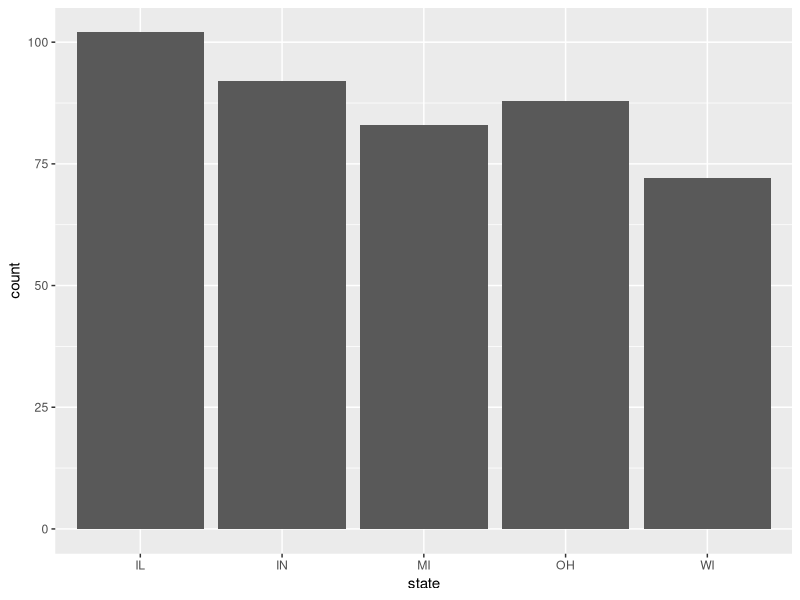
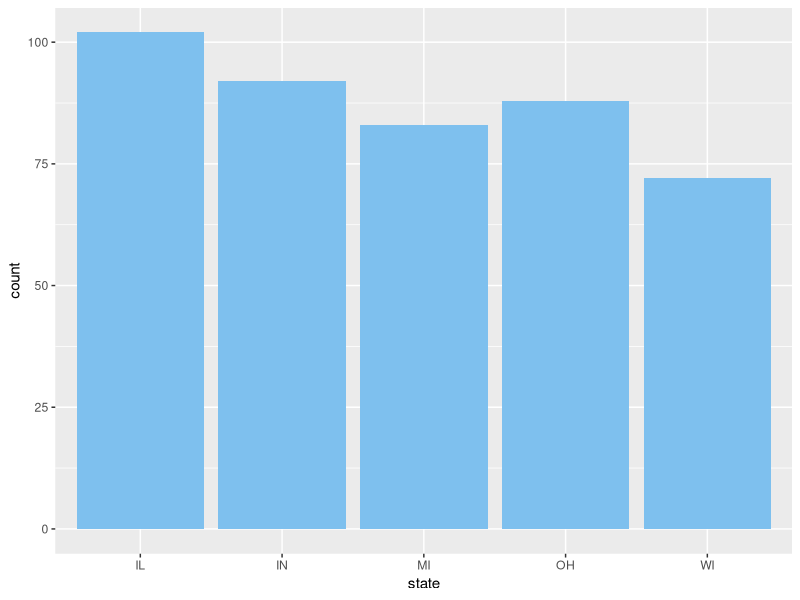
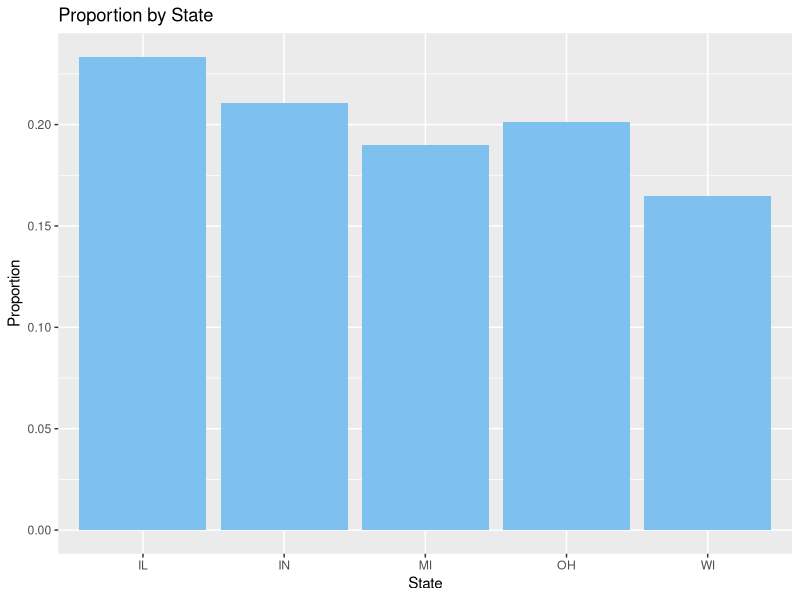
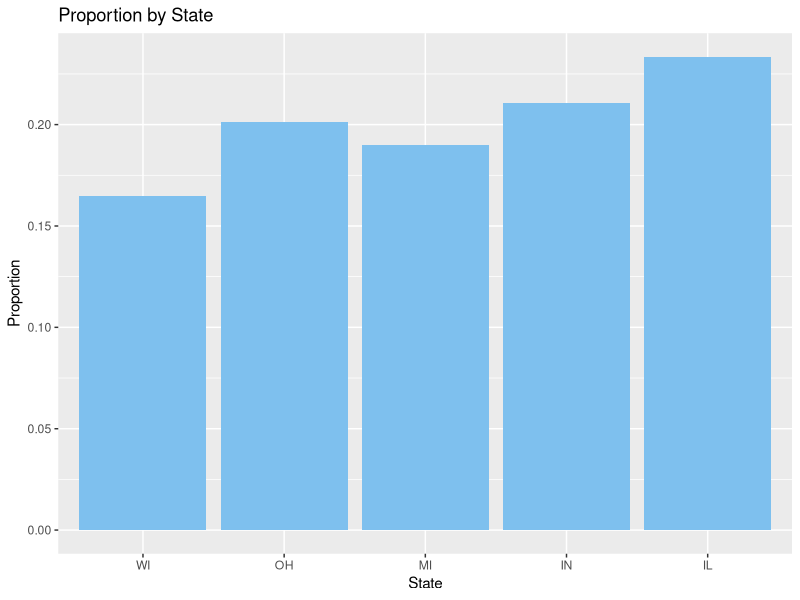
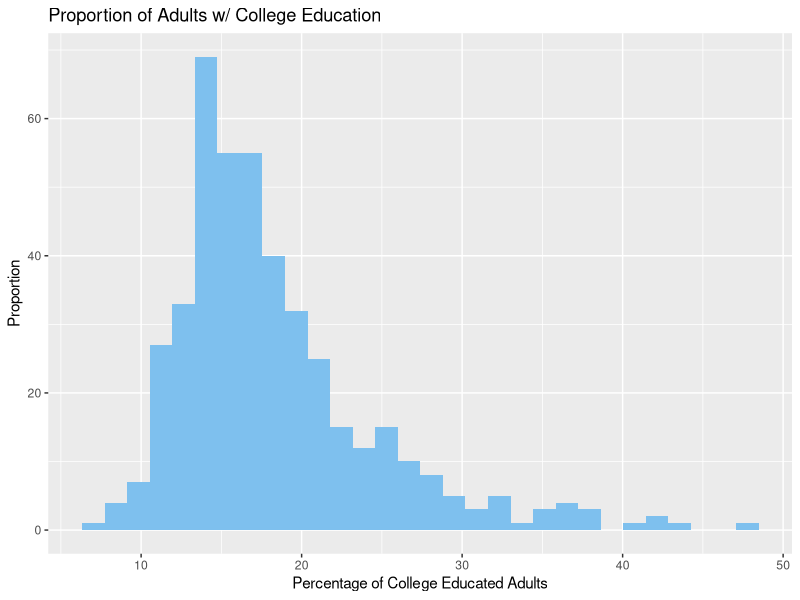
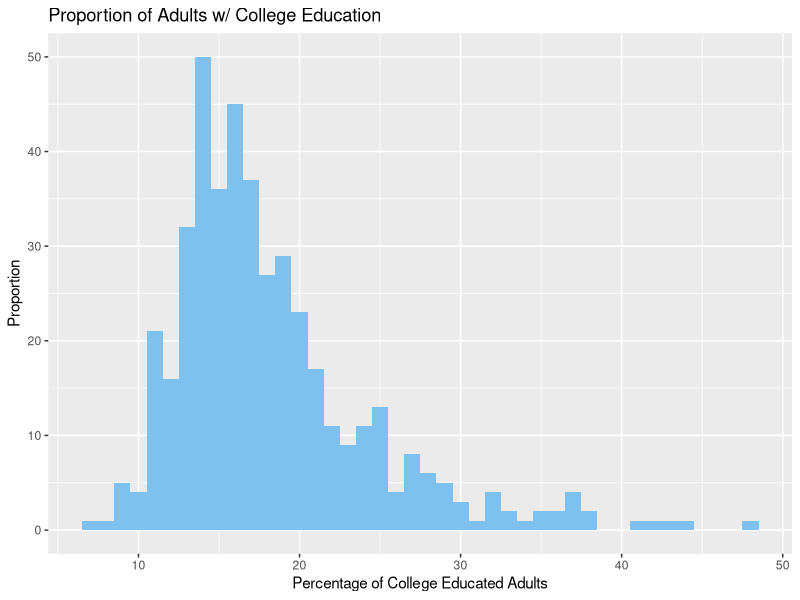
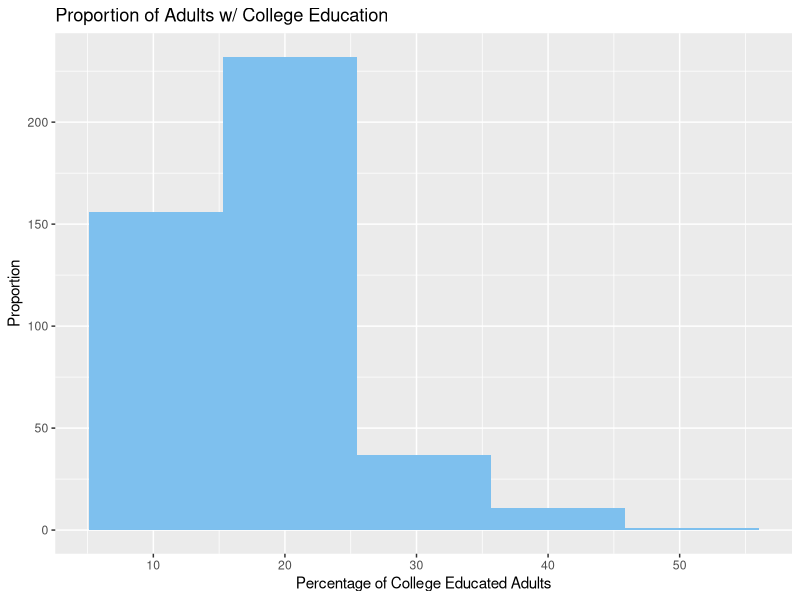
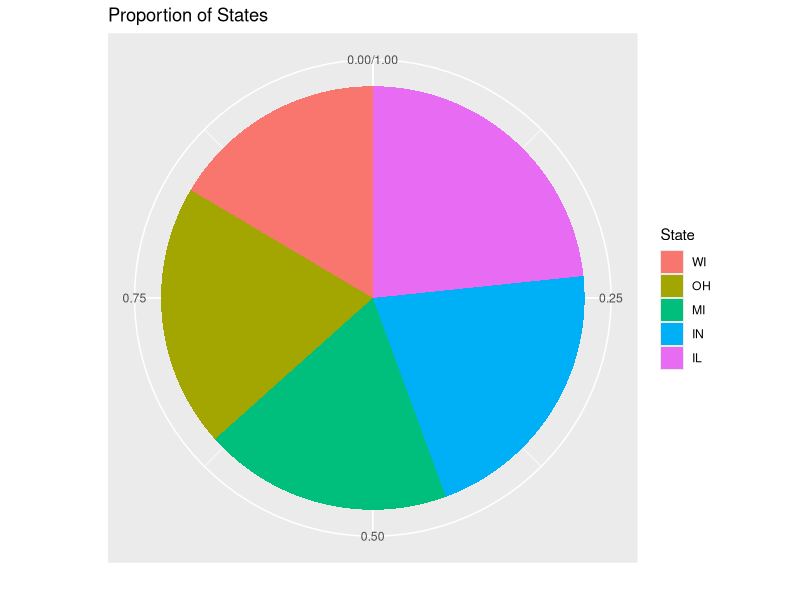

Recreate these plots in R, in order.
## ---- chunk 1
library(ggplot2)
## ---- chunk 2
my.midwest <- midwest
## ---- chunk 3
class( my.midwest$state )
my.midwest$state <- as.factor( my.midwest$state )
## ---- chunk 4
str( my.midwest$state )
## ---- chunk 5
table( my.midwest$state )
## ---- chunk 6
state_bar_plot <- ggplot( data=my.midwest ) +
  geom_bar( aes( x=state ) )

state_bar_plot
## ---- chunk 7
state_bar_plot <- ggplot( data=my.midwest ) + 
  geom_bar( aes( x=state ), fill='skyblue2' )

state_bar_plot
## ---- chunk 8
state_bar_plot <- ggplot( data=my.midwest ) +
  geom_bar( aes( x=state, y=after_stat( count )/sum(after_stat( count )) ), 
            fill='skyblue2' ) +
  labs( y="Proportion", x="State", title="Proportion by State" )

state_bar_plot
## ---- chunk 9
my.midwest$state <- as.factor( my.midwest$state )
my.midwest$state <- factor( my.midwest$state, 
                            levels=c( "WI", "OH", "MI", "IN", "IL" ) )

state_bar_plot <- ggplot( data=my.midwest ) +
  geom_bar( aes( x=state, y=after_stat( count )/sum(after_stat( count )) ), 
            fill='skyblue2' ) +
  labs( y="Proportion", x="State", title="Proportion by State" )

state_bar_plot
## ---- chunk 10
histogram <- ggplot( data=my.midwest ) +
  geom_histogram( aes( x=percollege ), fill='skyblue2' ) +
  labs( x="Percentage of College Educated Adults", y="Proportion", 
        title="Proportion of Adults w/ College Education" )

histogram
## ---- chunk 11
histogram <- ggplot( data=my.midwest ) +
  geom_histogram( aes( x=percollege ), fill='skyblue2', binwidth=1 ) +
  labs( x="Percentage of College Educated Adults", y="Proportion", 
        title="Proportion of Adults w/ College Education" )

histogram
## ---- chunk 12
histogram <- ggplot( data=my.midwest ) +
  geom_histogram( aes( x=percollege ), fill='skyblue2', bins=5 ) +
  labs( x="Percentage of College Educated Adults", y="Proportion", 
        title="Proportion of Adults w/ College Education" )

histogram
## ---- chunk 13
histogram <- ggplot( data=my.midwest,
                     mapping=aes( x="", 
                                  y=after_stat( count )/sum( after_stat( count ) ),
                                  fill=state ) ) +
  geom_bar() +
  coord_polar( theta="y" ) +
  labs(x="", y="", fill="State", title="Proportion of States" ) +
  theme( axis.line=element_blank(),
         axis.ticks=element_blank() )

histogram
## ---- chunk 14
my.cars <- mtcars
## ---- chunk 15
bar_graph <- ggplot( data=my.cars ) +
  geom_bar( aes( x=vs ) ) +
  labs( x="V-Shaped and Straight Engines", y="Proportion of Cars", 
        title="Proportion of V-Shaped vs. Straight Engines in Cars" )

bar_graph
## ---- chunk 16
bar_graph <- ggplot( data=my.cars ) +
  geom_bar( aes( x=vs, y=after_stat( count )/sum( after_stat( count ) ) ), 
            fill='skyblue2' ) +
  labs( x="V-Shaped and Straight Engines", y="Proportion of Cars", 
        title="Proportion of V-Shaped vs. Straight Engines in Cars" )

bar_graph
## ---- chunk 17
bar_graph <- ggplot( data=my.cars ) +
  geom_histogram( aes( x=vs, y=after_stat( count )/sum( after_stat( count ) ) ), 
                  fill='skyblue2', bins=2 ) +
  labs( y="Proportion of Cars" )

bar_graph
## ---- chunk 18
bar_graph <- ggplot( data=my.cars ) +
  geom_histogram( aes( x=disp, y=after_stat( count )/sum( after_stat( count ) ) ),
            fill='pink2', binwidth=100, color='black' ) +
  labs( y="Proportion of Cars", x="Displacement", title="Displacement of Car Engines" )

bar_graph
